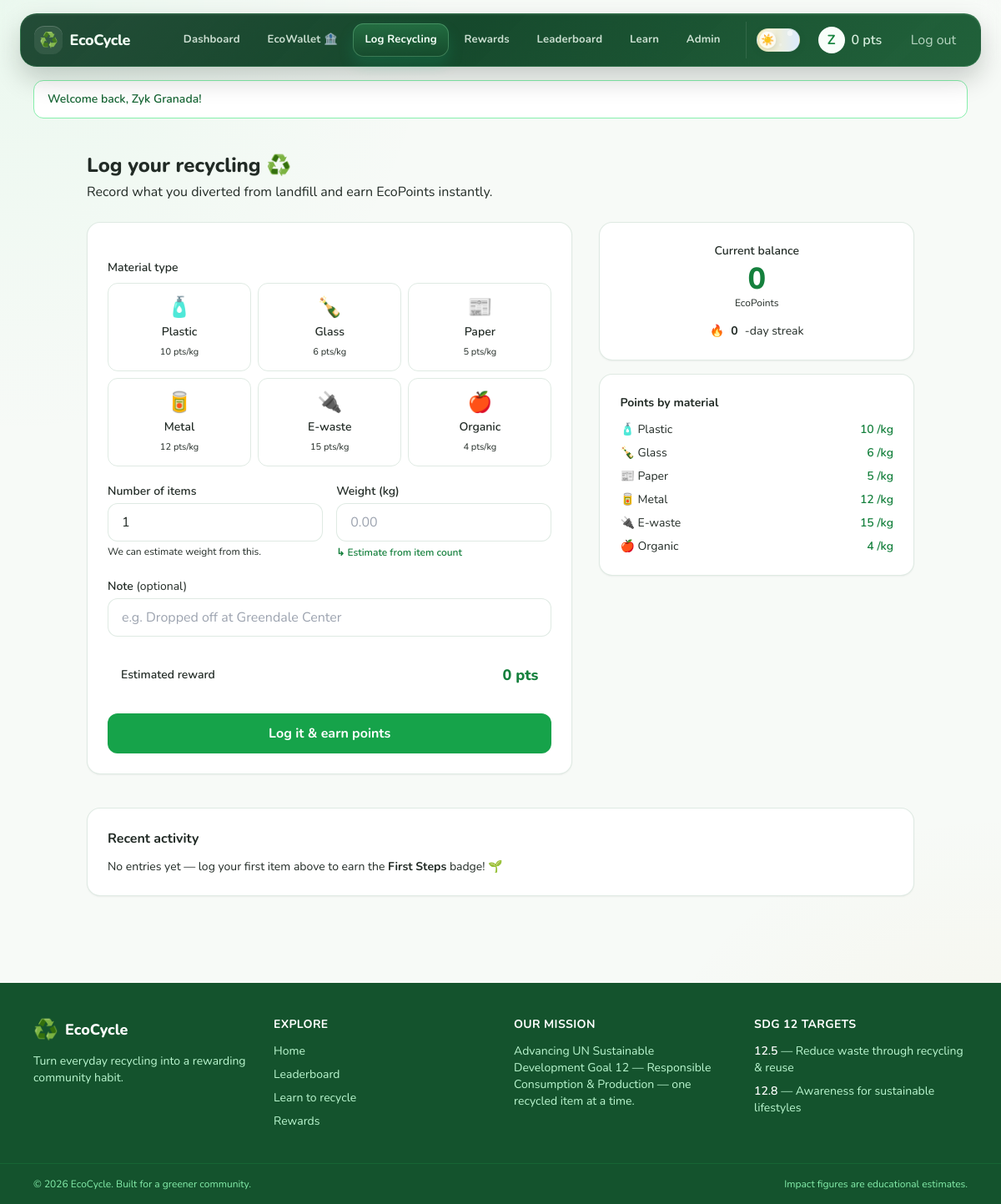
Page /log.php (signed in) on the committed database.
### tables this page shows
CREATE TABLE users (
    id             INT AUTO_INCREMENT PRIMARY KEY,
    name           VARCHAR(120)  NOT NULL,
    email          VARCHAR(190)  NOT NULL UNIQUE,
    password_hash  VARCHAR(255)  NOT NULL,
    neighborhood   VARCHAR(120)  NOT NULL DEFAULT 'Greendale',
    auth_provider  VARCHAR(20)   NOT NULL DEFAULT 'email',
    email_verified_at DATETIME   NULL,
    avatar_id      VARCHAR(40)   NULL,
    interests      VARCHAR(255)  NULL,
    referral_code_used VARCHAR(50) NULL,
    referred_by_user_id INT       NULL,
    newsletter_opt_in TINYINT(1) NOT NULL DEFAULT 0,
    theme_preference VARCHAR(20) NOT NULL DEFAULT 'system',
    points_balance INT           NOT NULL DEFAULT 0,
    total_points   INT           NOT NULL DEFAULT 0,
    streak_count   INT           NOT NULL DEFAULT 0,
    last_log_date  DATE          NULL,
    is_admin       TINYINT(1)    NOT NULL DEFAULT 0,
    created_at     DATETIME      NOT NULL DEFAULT CURRENT_TIMESTAMP
);

### includes/functions.php (called while the page is built, shortened)
<?php
require_once __DIR__ . '/../config/config.php';
function sanitizeThemePreference(string $theme): string
{
    $theme = strtolower(trim($theme));
    return in_array($theme, ['light', 'dark', 'system'], true) ? $theme : 'system';
}
function materials(): array
{
    return [
        'plastic' => ['label' => 'Plastic',  'icon' => '🧴', 'points_per_kg' => 10, 'co2_per_kg' => 1.50, 'avg_item_kg' => 0.04],
        'glass'   => ['label' => 'Glass',    'icon' => '🍾', 'points_per_kg' => 6,  'co2_per_kg' => 0.30, 'avg_item_kg' => 0.40],
        'paper'   => ['label' => 'Paper',    'icon' => '📰', 'points_per_kg' => 5,  'co2_per_kg' => 0.90, 'avg_item_kg' => 0.10],
        'metal'   => ['label' => 'Metal',    'icon' => '🥫', 'points_per_kg' => 12, 'co2_per_kg' => 4.00, 'avg_item_kg' => 0.03],
        'ewaste'  => ['label' => 'E-waste',  'icon' => '🔌', 'points_per_kg' => 15, 'co2_per_kg' => 2.00, 'avg_item_kg' => 0.30],
        'organic' => ['label' => 'Organic',  'icon' => '🍎', 'points_per_kg' => 4,  'co2_per_kg' => 0.50, 'avg_item_kg' => 0.25],
    ];
}
function isLoggedIn(): bool
{
    return isset($_SESSION['user_id']);
}
function currentUser(): ?array
{
    static $cached = null;
    if ($cached !== null) {
        return $cached;
    }
    $stmt = db()->prepare('SELECT * FROM users WHERE id = ?');
    $stmt->execute([$_SESSION['user_id']]);
    $user = $stmt->fetch();
    $cached = $user ?: null;
    return $cached;
}
function isAdmin(): bool
{
    $user = currentUser();
    return $user !== null && (int) ($user['is_admin'] ?? 0) === 1;
}
function e(?string $value): string
{
    return htmlspecialchars((string) $value, ENT_QUOTES, 'UTF-8');
}
function num($value, int $decimals = 0): string
{
    return number_format((float) $value, $decimals);
}
function takeFlashes(): array
{
    $flashes = $_SESSION['flash'] ?? [];
    return $flashes;
}

### config/config.php (called while the page is built, shortened)
<?php
function db(bool $withDatabase = true): PDO
{
    static $pdo = null;
    if ($pdo instanceof PDO && $withDatabase) {
        return $pdo;
    }
    $dsn = sprintf('mysql:host=%s;port=%s;charset=utf8mb4', DB_HOST, DB_PORT);
    if ($withDatabase) {
        $dsn = sprintf('mysql:host=%s;port=%s;dbname=%s;charset=utf8mb4', DB_HOST, DB_PORT, DB_NAME);
    }
    $options = [
        PDO::ATTR_ERRMODE            => PDO::ERRMODE_EXCEPTION,
        PDO::ATTR_DEFAULT_FETCH_MODE => PDO::FETCH_ASSOC,
        PDO::ATTR_EMULATE_PREPARES   => false,
    ];
    $connection = new PDO($dsn, DB_USER, DB_PASS, $options);
    return $connection;
}

### log.php (the view, shortened to what this page needs)
<?php
require_once __DIR__ . '/includes/functions.php';
$user      = currentUser();
$catalogue = materials();
$histStmt = db()->prepare(
    'SELECT * FROM recycling_logs WHERE user_id = ? ORDER BY created_at DESC LIMIT 25'
);
$histStmt->execute([$user['id']]);
$history = $histStmt->fetchAll();
require __DIR__ . '/includes/header.php';
?>
<section class="max-w-5xl mx-auto px-4 py-10">
    <h1 class="text-2xl font-extrabold text-slate-900">Log your recycling ♻️</h1>
    <p class="mt-1 text-slate-600">Record what you diverted from landfill and earn EcoPoints instantly.</p>
    <div class="mt-6 grid gap-8 lg:grid-cols-5">
        <form method="post" id="logForm" class="lg:col-span-3 bg-white rounded-2xl shadow-sm border border-eco-100 p-6 space-y-5" novalidate>
            <div>
                <span class="block text-sm font-semibold text-slate-700 mb-2">Material type</span>
                <div class="grid grid-cols-3 gap-2" role="radiogroup" aria-label="Material type">
                    <?php foreach ($catalogue as $key => $meta): ?>
                        <label class="cursor-pointer">
                            <span class="flex flex-col items-center gap-1 rounded-xl border border-slate-200 py-3 text-center text-sm font-semibold text-slate-600 peer-checked:border-eco-500 peer-checked:bg-eco-50 peer-checked:text-eco-700 hover:border-eco-300 transition">
                                <span class="text-2xl" aria-hidden="true"><?= $meta['icon'] ?></span>
                                <?= e($meta['label']) ?>
                                <span class="text-[11px] font-normal text-slate-400"><?= $meta['points_per_kg'] ?> pts/kg</span>
                            </span>
                        </label>
                    <?php endforeach; ?>
                </div>
            </div>
            <div class="grid sm:grid-cols-2 gap-4">
                <div>
                    <label for="quantity" class="block text-sm font-semibold text-slate-700">Number of items</label>
                    <input id="quantity" name="quantity" type="number" min="1" value="1"
                           class="mt-1 w-full rounded-xl border border-slate-200 px-4 py-2.5 focus:border-eco-500 focus:ring-eco-500">
                    <p class="mt-1 text-xs text-slate-400">We can estimate weight from this.</p>
                </div>
                <div>
                    <label for="weight_kg" class="block text-sm font-semibold text-slate-700">Weight (kg)</label>
                    <input id="weight_kg" name="weight_kg" type="number" step="0.01" min="0.01" required placeholder="0.00"
                           class="mt-1 w-full rounded-xl border border-slate-200 px-4 py-2.5 focus:border-eco-500 focus:ring-eco-500">
                    <button type="button" id="estimateBtn" class="mt-1 text-xs font-semibold text-eco-700 hover:underline">↳ Estimate from item count</button>
                </div>
            </div>
            <div>
                <label for="note" class="block text-sm font-semibold text-slate-700">Note <span class="font-normal text-slate-400">(optional)</span></label>
                <input id="note" name="note" type="text" maxlength="255" placeholder="e.g. Dropped off at Greendale Center"
                       class="mt-1 w-full rounded-xl border border-slate-200 px-4 py-2.5 focus:border-eco-500 focus:ring-eco-500">
            </div>
            <div class="flex items-center justify-between bg-eco-50 rounded-xl px-4 py-3">
                <span class="text-sm font-semibold text-slate-600">Estimated reward</span>
                <span class="text-lg font-extrabold text-eco-700"><span id="pointsPreview">0</span> pts</span>
            </div>
            <button type="submit" class="w-full py-3 rounded-xl bg-eco-600 text-white font-bold hover:bg-eco-700 transition">Log it &amp; earn points</button>
        </form>
        <aside class="lg:col-span-2 space-y-4">
            <div class="bg-white rounded-2xl shadow-sm border border-eco-100 p-6 text-center">
                <div class="text-sm font-semibold text-slate-500">Current balance</div>
                <div class="mt-1 text-4xl font-extrabold text-eco-700"><?= num($user['points_balance']) ?></div>
                <div class="text-xs text-slate-400">EcoPoints</div>
                <div class="mt-4 flex items-center justify-center gap-2 text-sm text-slate-600">
                    🔥 <span class="font-bold"><?= (int) $user['streak_count'] ?></span>-day streak
                </div>
            </div>
            <div class="bg-white rounded-2xl shadow-sm border border-eco-100 p-6">
                <h2 class="font-bold text-slate-900 text-sm">Points by material</h2>
                <ul class="mt-3 space-y-2 text-sm">
                    <?php foreach ($catalogue as $meta): ?>
                        <li class="flex items-center justify-between">
                            <span class="text-slate-600"><span aria-hidden="true"><?= $meta['icon'] ?></span> <?= e($meta['label']) ?></span>
                            <span class="font-semibold text-eco-700"><?= $meta['points_per_kg'] ?> /kg</span>
                        </li>
                    <?php endforeach; ?>
                </ul>
            </div>
        </aside>
    </div>
    <div class="mt-10 bg-white rounded-2xl shadow-sm border border-eco-100 p-6">
        <h2 class="font-bold text-slate-900">Recent activity</h2>
        <?php if (!$history): ?>
            <p class="mt-3 text-sm text-slate-500">No entries yet — log your first item above to earn the <strong>First Steps</strong> badge! 🌱</p>
        <?php endif; ?>
    </div>
</section>
<?php require __DIR__ . '/includes/footer.php'; ?>

### includes/header.php (shortened to what this page needs)
<?php
require_once __DIR__ . '/functions.php';
$user   = currentUser();
$active = basename($_SERVER['PHP_SELF']);
$themePreference = $user && isset($user['theme_preference']) ? sanitizeThemePreference((string) $user['theme_preference']) : 'system';
function navLink(string $href, string $label, string $active): string
{
    $isActive = $active === $href;
    $classes  = $isActive
        ? 'nav-link nav-link-active'
        : 'nav-link';
    return '<a href="' . $href . '" class="' . $classes . '">' . e($label) . '</a>';
}
?>
<!DOCTYPE html>
<html lang="en" class="scroll-smooth" data-theme="<?= e($themePreference) ?>">
<head>
    <script src="https://cdn.tailwindcss.com"></script>
    <link rel="stylesheet" href="assets/css/style.css">
</head>
<body class="min-h-screen bg-eco-50 text-slate-800 font-sans antialiased flex flex-col" data-user-logged-in="<?= $user ? '1' : '0' ?>">
<header class="sticky top-0 z-40 pt-4">
    <nav class="nav-shell max-w-6xl mx-auto px-3 md:px-4 h-16 flex items-center justify-between" aria-label="Main navigation">
        <a href="index.php" class="nav-brand flex items-center gap-2 font-extrabold text-lg">
            <span class="brand-mark" aria-hidden="true">♻️</span>
            <span><?= e(APP_NAME) ?></span>
        </a>
        <div id="navMenu" class="hidden md:flex items-center gap-1 absolute md:static top-20 left-0 right-0 bg-transparent md:bg-transparent border-b md:border-0 border-eco-100 px-4 md:px-0 py-3 md:py-0 flex-col md:flex-row shadow md:shadow-none">
            <?php if ($user): ?>
                <?= navLink('dashboard.php', 'Dashboard', $active) ?>
                <?= navLink('wallet.php', 'EcoWallet 🏦', $active) ?>
                <?= navLink('log.php', 'Log Recycling', $active) ?>
                <?= navLink('rewards.php', 'Rewards', $active) ?>
                <?= navLink('leaderboard.php', 'Leaderboard', $active) ?>
                <?= navLink('learn.php', 'Learn', $active) ?>
                <?php if (isAdmin()): ?>
                    <?= navLink('admin.php', 'Admin', $active) ?>
                <?php endif; ?>
                <div class="nav-user-area flex items-center gap-3 md:ml-3 mt-2 md:mt-0 md:pl-3">
                    <button id="themeToggle" type="button" class="theme-switch" aria-label="Toggle light and dark mode" title="Toggle theme">
                        <span class="theme-icon" aria-hidden="true">☀️</span>
                    </button>
                    <a href="profile.php" class="nav-profile flex items-center gap-2">
                        <span class="w-8 h-8 rounded-full bg-eco-100 text-eco-700 grid place-items-center font-bold" aria-hidden="true"><?= e(strtoupper(substr($user['name'], 0, 1))) ?></span>
                        <span class="font-semibold"><?= num($user['points_balance']) ?> pts</span>
                    </a>
                    <a href="logout.php" class="nav-logout">Log out</a>
                </div>
            <?php endif; ?>
        </div>
    </nav>
</header>
<main id="main" class="flex-1 w-full">
<?php foreach (takeFlashes() as $flash):
    $palette = [
        'success' => 'bg-eco-100 text-eco-800 border-eco-300',
        'error'   => 'bg-red-50 text-red-700 border-red-200',
        'info'    => 'bg-sky-50 text-sky-700 border-sky-200',
    ][$flash['type']] ?? 'bg-slate-50 text-slate-700 border-slate-200';
?>
    <div class="max-w-6xl mx-auto px-4 pt-4">
        <div class="border <?= $palette ?> rounded-xl px-4 py-3 text-sm font-semibold" role="status"><?= e($flash['message']) ?></div>
    </div>
<?php endforeach; ?>

### rows in the picture
users: name "Z", points_balance "0", streak_count "0"

### other values in the picture
APP_NAME "EcoCycle"
$label "Dashboard EcoWallet 🏦 Log Recycling Rewards Leaderboard Learn Admin"
$flash['message'] "Welcome back, Zyk Granada!"
$meta['icon'] "🧴"
$meta['label'] "Plastic"
$meta['points_per_kg'] "10"
$meta['icon'] "🍾"
$meta['label'] "Glass"
$meta['points_per_kg'] "6"
$meta['icon'] "📰"
$meta['label'] "Paper"
$meta['points_per_kg'] "5"
$meta['icon'] "🥫"
$meta['label'] "Metal"
$meta['points_per_kg'] "12"
